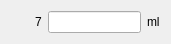
    <widget class="QWidget" name="layoutWidget">
     <property name="geometry">
      <rect>
       <x>20</x>
       <y>319</y>
       <width>171</width>
       <height>41</height>
      </rect>
     </property>
     <layout class="QGridLayout" name="gridLayout_11">
      <item row="2" column="2">
       <spacer name="verticalSpacer_26">
        <property name="orientation">
         <enum>Qt::Vertical</enum>
        </property>
        <property name="sizeHint" stdset="0">
         <size>
          <width>20</width>
          <height>40</height>
         </size>
        </property>
       </spacer>
      </item>
      <item row="1" column="0">
       <spacer name="horizontalSpacer_16">
        <property name="orientation">
         <enum>Qt::Horizontal</enum>
        </property>
        <property name="sizeHint" stdset="0">
         <size>
          <width>40</width>
          <height>20</height>
         </size>
        </property>
       </spacer>
      </item>
      <item row="0" column="2">
       <spacer name="verticalSpacer_25">
        <property name="orientation">
         <enum>Qt::Vertical</enum>
        </property>
        <property name="sizeHint" stdset="0">
         <size>
          <width>20</width>
          <height>40</height>
         </size>
        </property>
       </spacer>
      </item>
      <item row="1" column="3">
       <widget class="QLabel" name="label_22">
        <property name="text">
         <string>ml</string>
        </property>
       </widget>
      </item>
      <item row="1" column="2">
       <widget class="QLineEdit" name="leFlowDisplay_7">
        <property name="text">
         <string/>
        </property>
       </widget>
      </item>
      <item row="1" column="1">
       <widget class="QLabel" name="lb7">
        <property name="text">
         <string>7</string>
        </property>
       </widget>
      </item>
     </layout>
    </widget>
